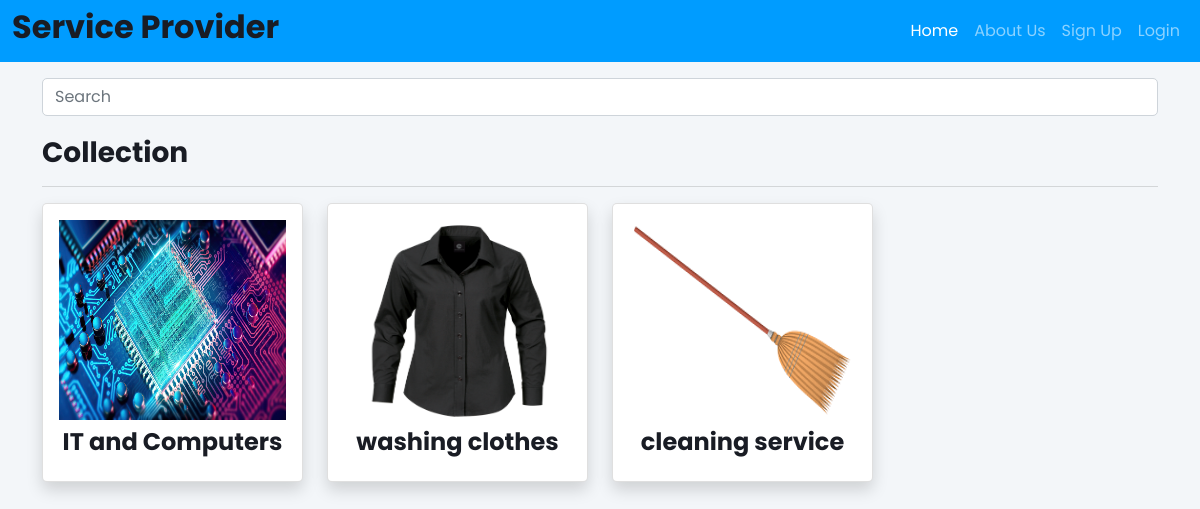
The page / on the database its author committed.
### tables this page shows
CREATE TABLE IF NOT EXISTS `category` (
  `category_id` int(11) NOT NULL AUTO_INCREMENT,
  `category_name` varchar(200) NOT NULL,
  `category_image` varchar(200) NOT NULL,
  PRIMARY KEY (`category_id`)
);

### home.php (the view, shortened to what this page needs)
<div class="container">
    <div class="row">
        <div class="col-12">
            <div class="search-bar">
                <form action="" method="post">
                    <div class="mb-3 mt-3">
                        <input type="text" name="search" id="search" placeholder="Search" class="form-control" autocomplete="off">
                    </div>
                </form>
            </div>
        </div>
    </div>
</div>
<div class="container my-1">
    <div class="row">
        <div class="col-md-12">
            <div class="h-100 rounded">
                <h3>Collection</h3>
                <hr>
                <div class="row results">
                <?php
                include "db.php";
                $sql = "SELECT * FROM category";
                $result = mysqli_query($conn, $sql);
                if (mysqli_num_rows($result) > 0){
                    while($rows = mysqli_fetch_array($result)){
                ?>
                    <div class="col-md-3 mb-2">
                        <a href="category.php?category=<?= $rows['category_name']?>">
                            <div class="card shadow">
                                <div class="card-body">
                                    <img src="admin/images/<?= $rows['category_image'];?>" class="w-100">
                                    <h4 class="text-center my-2"><?= $rows['category_name']?></h4>
                                </div>
                            </div>
                        </a>
                    </div>
                <?php
                    }
                }else{
                    echo "<center><h3>No data found</h3></center>
                    <div class='spinner-border' style='width: 3rem; height: 3rem;' role='status'>
                    <span class='visually-hidden'>Loading...</span>
                </div>";
                }
                ?>
                </div>
            </div>
        </div>
    </div>
</div>

### index.php (shortened to what this page needs)
<!DOCTYPE html>
<html lang="en">
<body>
    <?php
    include "util.php";
    include "navbar.php";
    include "home.php";
    ?>
</body>
</html>

### util.php (shortened to what this page needs)
<head>
    <link rel="stylesheet" href="css/bootstrap.min.css">
    <link href='https://unpkg.com/boxicons@2.1.4/css/boxicons.min.css' rel='stylesheet'>
    <link rel="stylesheet" href="css/style.css">
</head>

### navbar.php (shortened to what this page needs)
<nav class="navbar navbar-expand-lg navbar-dark bg-primary">
  <div class="container-fluid">
    <div class="title">
      <h2>Service Provider</h2>
    </div>
    <div class="collapse navbar-collapse justify-content-end" id="navbarNavAltMarkup">
      <div class="navbar-nav">
        <a class="nav-link active " aria-current="page" href="index.php">Home</a>
        <a class="nav-link"  href="aboutus.php">About Us</a>
        <?php
        if(isset($_SESSION['uname'])){
        ?>
          <div class="profile">
            <a class="navbar-brand" href="logout.php">
              <i class='bx bxs-user'></i>
              <p><?php echo $_SESSION['uname'];?></p>
            </a>
          </div>
        <?php
        }else{
        ?>
          <a class="nav-link" href="switch.php">Sign Up</a>
          <a class="nav-link" href="switch2.php">Login</a>
        <?php
        }?>
      </div>
    </div>
  </div>
</nav>

### css/style.css (style rules this page uses)
:root { --primary: #009CFF; --light: #F3F6F9; --dark: #191C24; }

### util.php (style rules this page uses)
body { font-family: 'Poppins', sans-serif; }

### home.php (style rules this page uses)
a { text-decoration: none; }
.card img { height: 200px; }

### rows shown on the page
category: category_image (picture), category_name "IT and Computers"
category: category_image (picture), category_name "washing clothes"
category: category_image (picture), category_name "cleaning service"
